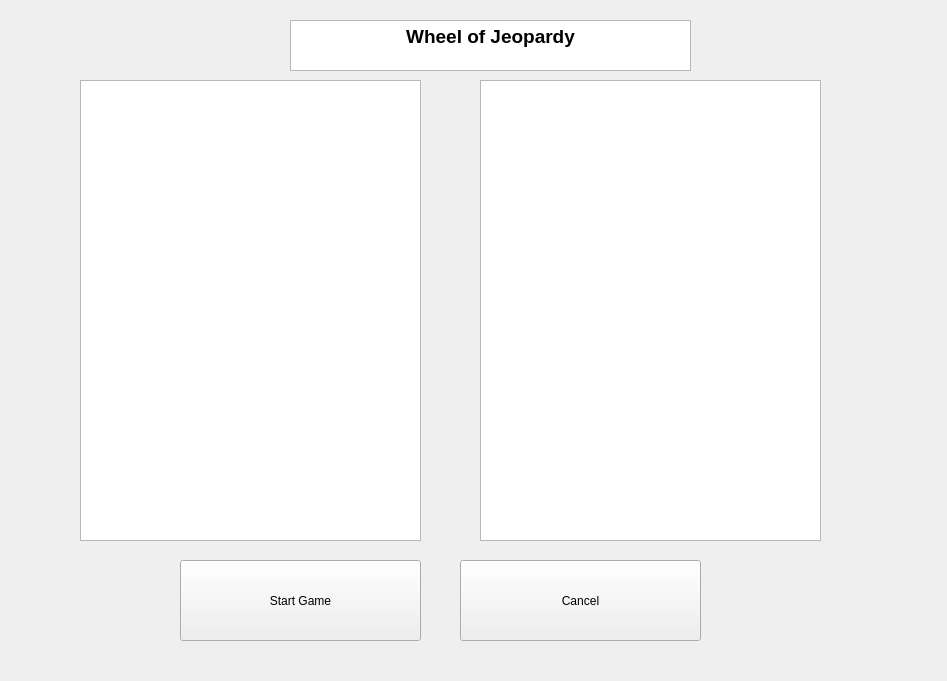
<?xml version="1.0" encoding="UTF-8"?>
<ui version="4.0">
 <class>categorySelect</class>
 <widget class="QWidget" name="categorySelect">
  <property name="geometry">
   <rect>
    <x>0</x>
    <y>0</y>
    <width>947</width>
    <height>681</height>
   </rect>
  </property>
  <property name="windowTitle">
   <string>Form</string>
  </property>
  <widget class="QTextEdit" name="title">
   <property name="geometry">
    <rect>
     <x>290</x>
     <y>20</y>
     <width>401</width>
     <height>51</height>
    </rect>
   </property>
   <property name="html">
    <string>&lt;!DOCTYPE HTML PUBLIC &quot;-//W3C//DTD HTML 4.0//EN&quot; &quot;http://www.w3.org/TR/REC-html40/strict.dtd&quot;&gt;
&lt;html&gt;&lt;head&gt;&lt;meta name=&quot;qrichtext&quot; content=&quot;1&quot; /&gt;&lt;style type=&quot;text/css&quot;&gt;
p, li { white-space: pre-wrap; }
&lt;/style&gt;&lt;/head&gt;&lt;body style=&quot; font-family:'MS Shell Dlg 2'; font-size:8pt; font-weight:400; font-style:normal;&quot;&gt;
&lt;p align=&quot;center&quot; style=&quot; margin-top:0px; margin-bottom:0px; margin-left:0px; margin-right:0px; -qt-block-indent:0; text-indent:0px;&quot;&gt;&lt;span style=&quot; font-size:14pt; font-weight:600;&quot;&gt;Wheel of Jeopardy&lt;/span&gt;&lt;/p&gt;&lt;/body&gt;&lt;/html&gt;</string>
   </property>
  </widget>
  <widget class="QListView" name="availableList">
   <property name="geometry">
    <rect>
     <x>80</x>
     <y>80</y>
     <width>341</width>
     <height>461</height>
    </rect>
   </property>
  </widget>
  <widget class="QPushButton" name="startGame">
   <property name="geometry">
    <rect>
     <x>180</x>
     <y>560</y>
     <width>241</width>
     <height>81</height>
    </rect>
   </property>
   <property name="text">
    <string>Start Game</string>
   </property>
  </widget>
  <widget class="QPushButton" name="cancel">
   <property name="geometry">
    <rect>
     <x>460</x>
     <y>560</y>
     <width>241</width>
     <height>81</height>
    </rect>
   </property>
   <property name="text">
    <string>Cancel</string>
   </property>
  </widget>
  <widget class="QListView" name="chosenList">
   <property name="geometry">
    <rect>
     <x>480</x>
     <y>80</y>
     <width>341</width>
     <height>461</height>
    </rect>
   </property>
  </widget>
 </widget>
 <resources/>
 <connections/>
</ui>
